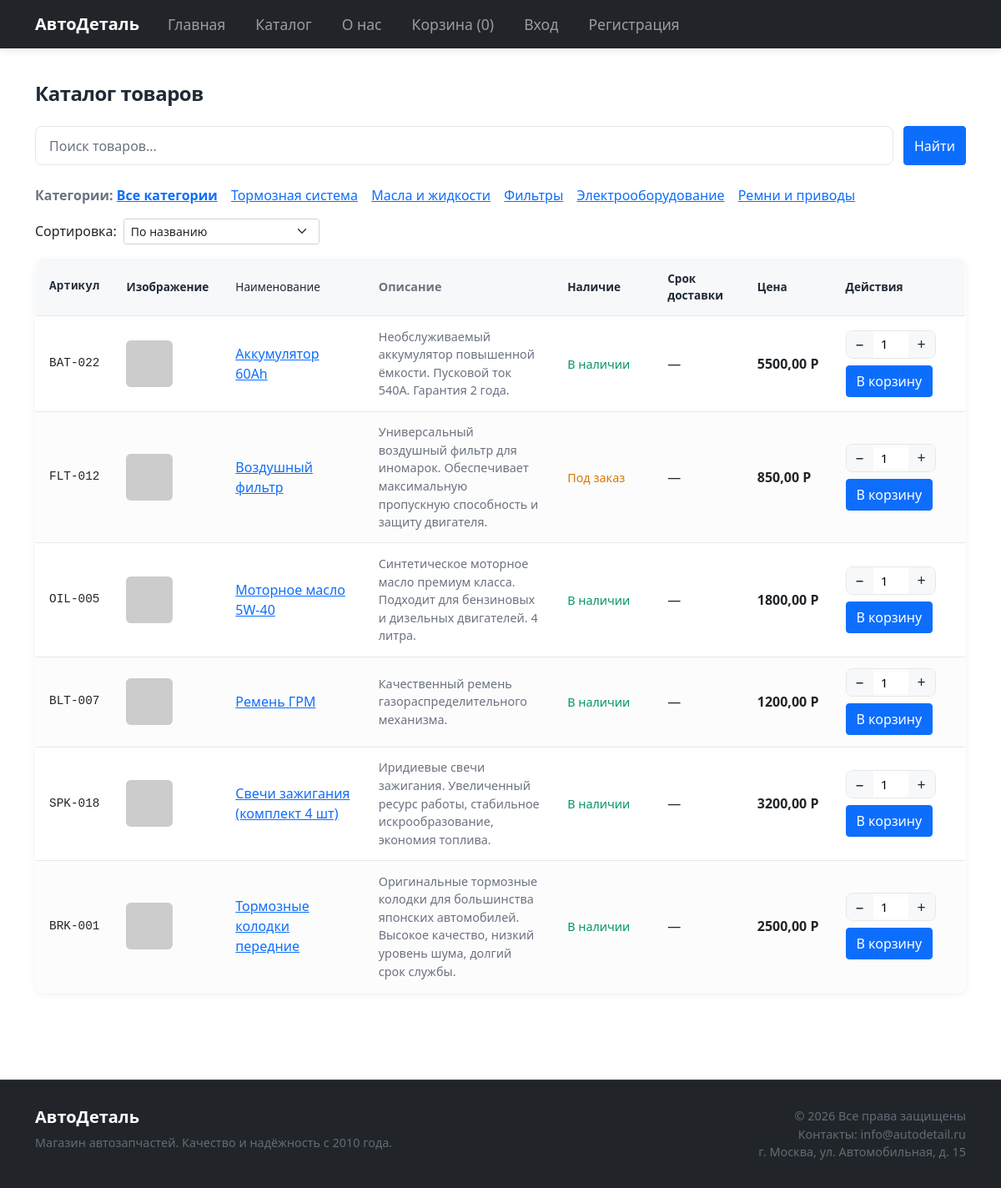
Page /catalog/ on the committed database.
### products/models.py (models this page shows, shortened)
class Category(models.Model):
    name = models.CharField(max_length=100, verbose_name='Название')
    slug = models.SlugField(unique=True, verbose_name='URL')
    description = models.TextField(verbose_name='Описание', blank=True)
    class Meta:
        verbose_name = 'Категория'
        verbose_name_plural = 'Категории'

class Product(models.Model):
    category = models.ForeignKey(
        Category,
        on_delete=models.CASCADE,
        related_name='products',
        verbose_name='Категория',
    )
    article = models.CharField(
        max_length=50,
        verbose_name='Артикул',
        blank=True,
        help_text='Например: BRK-001, OIL-005',
    )
    name = models.CharField(max_length=200, verbose_name='Название')
    slug = models.SlugField(unique=True, verbose_name='URL')
    description = models.TextField(verbose_name='Описание')
    price = models.DecimalField(
        max_digits=10,
        decimal_places=2,
        verbose_name='Цена',
    )
    image = models.ImageField(
        upload_to='products/%Y/%m/%d/',
        verbose_name='Изображение',
        blank=True,
        null=True,
    )
    stock = models.PositiveIntegerField(verbose_name='Количество на складе', default=0)
    delivery_days = models.CharField(
        max_length=50,
        verbose_name='Срок доставки при отсутствии',
        blank=True,
        help_text='Например: 3 дня',
    )
    available = models.BooleanField(default=True, verbose_name='Доступен')
    created = models.DateTimeField(auto_now_add=True, verbose_name='Создан')
    updated = models.DateTimeField(auto_now=True, verbose_name='Обновлён')
    class Meta:
        verbose_name = 'Товар'
        verbose_name_plural = 'Товары'
        ordering = ['-created']
    def get_absolute_url(self):
        return reverse('products:product_detail', args=[self.slug])
    @property
    def in_stock(self):
        return self.stock > 0

### products/views.py (the view)
# urls.py: path('catalog/', views.catalog_view, name='catalog'),
def catalog_view(request):
    products = Product.objects.filter(available=True).select_related('category')
    category_slug = request.GET.get('category')
    if category_slug:
        products = products.filter(category__slug=category_slug)
    query = request.GET.get('q')
    if query:
        products = products.filter(
            Q(name__icontains=query)
            | Q(description__icontains=query)
            | Q(article__icontains=query)
        )
    sort_by = request.GET.get('sort', 'name')
    if sort_by == 'price_asc':
        products = products.order_by('price')
    elif sort_by == 'price_desc':
        products = products.order_by('-price')
    else:
        products = products.order_by('name')
    paginator = Paginator(products, CATALOG_PAGE_SIZE)
    page = request.GET.get('page')
    try:
        products_page = paginator.page(page)
    except PageNotAnInteger:
        products_page = paginator.page(1)
    except EmptyPage:
        products_page = paginator.page(paginator.num_pages)
    context = {
        'products': products_page,
        'categories': Category.objects.all(),
        'sort': sort_by,
        'query': query or '',
        'category_slug': category_slug or '',
    }
    return render(request, 'products/catalog.html', context)

### cart/context_processors.py (called while the page is built)
def cart_total(request):
    if not hasattr(request, 'user') or not request.user:
        return {'cart_total_items': 0, 'cart': None}
    try:
        cart = get_or_create_cart(request)
        return {'cart_total_items': cart.total_items, 'cart': cart}
    except Exception:
        return {'cart_total_items': 0, 'cart': None}

### cart/views.py (called while the page is built)
def get_or_create_cart(request):
    if request.user.is_authenticated:
        cart, _ = Cart.objects.get_or_create(user=request.user)
    else:
        if not request.session.session_key:
            request.session.create()
        cart, _ = Cart.objects.get_or_create(session_key=request.session.session_key)
    return cart

### templates/products/catalog.html (shortened to what this page needs)
{% extends 'base.html' %}
{% load static %}
{% block content %}
<h1 class="page-title">Каталог товаров</h1>
<form method="get" class="search-bar">
  <input type="search" name="q" value="{{ query }}" placeholder="Поиск товаров..." aria-label="Поиск">
  <button type="submit" class="btn btn-primary">Найти</button>
</form>
{% if categories %}
<p class="filter-categories">
  <strong>Категории:</strong>
  <a href="{% url 'products:catalog' %}{% if query %}?q={{ query|urlencode }}&sort={{ sort }}{% endif %}" class="{% if not category_slug %}active{% endif %}">Все категории</a>
  {% for cat in categories %}
  <a href="{% url 'products:catalog' %}?category={{ cat.slug }}{% if query %}&q={{ query|urlencode }}{% endif %}&sort={{ sort }}" class="{% if category_slug == cat.slug %}active{% endif %}">{{ cat.name }}</a>
  {% endfor %}
</p>
{% endif %}
<div class="catalog-toolbar d-flex flex-wrap align-items-center gap-2 mb-3">
  <label class="mb-0">Сортировка:</label>
  <form method="get" class="d-flex align-items-center gap-1" id="sort-form">
    <select name="sort" class="form-select form-select-sm" style="width: auto;" onchange="this.form.submit()">
      <option value="name" {% if sort == 'name' %}selected{% endif %}>По названию</option>
    </select>
  </form>
</div>
<table class="catalog-table">
  <thead>
    <tr>
      <th class="col-article">Артикул</th>
      <th class="col-image">Изображение</th>
      <th class="col-name">Наименование</th>
      <th class="col-desc">Описание</th>
      <th class="col-availability">Наличие</th>
      <th class="col-delivery">Срок доставки</th>
      <th class="col-price">Цена</th>
      <th class="col-actions">Действия</th>
    </tr>
  </thead>
  <tbody>
    {% for product in products %}
    <tr>
      <td class="col-article">{{ product.article|default:product.id }}</td>
      <td class="col-image">
        {% if product.image %}
        <img src="{{ product.image.url }}" alt="{{ product.name }}" width="56" height="56">
        {% else %}
        <img src="https://placehold.co/56x56/e5e7eb/6b7280?text={{ product.article|default:'—' }}" alt="" width="56" height="56">
        {% endif %}
      </td>
      <td class="col-name"><a href="{{ product.get_absolute_url }}">{{ product.name }}</a></td>
      <td class="col-desc">{{ product.description|truncatewords:20 }}</td>
      <td class="col-availability">
        {% if product.in_stock %}
        <span class="availability-in">В наличии</span>
        {% else %}
        <span class="availability-order">Под заказ</span>
        {% endif %}
      </td>
      <td class="col-delivery">{% if product.delivery_days %}{{ product.delivery_days }}{% else %}—{% endif %}</td>
      <td class="col-price">{{ product.price }} Р</td>
      <td class="col-actions">
        <form method="post" action="{% url 'cart:add_to_cart' %}" class="add-to-cart-form">
          <div class="qty-control">
            <button type="button" class="qty-minus" aria-label="Уменьшить">−</button>
            <input type="number" name="quantity" value="1" min="1" max="99" aria-label="Количество">
            <button type="button" class="qty-plus" aria-label="Увеличить">+</button>
          </div>
          <button type="submit" class="btn btn-primary add-to-cart-btn">В корзину</button>
        </form>
      </td>
    </tr>
    {% empty %}
    <tr><td colspan="9" class="text-center py-4">Товаров не найдено.</td></tr>
    {% endfor %}
  </tbody>
</table>
{% endblock %}

### templates/base.html (shortened to what this page needs)
{% load static %}
<!DOCTYPE html>
<html lang="ru">
<head>
  <link rel="stylesheet" href="{% static 'css/style.css' %}">
  <link href="https://cdn.jsdelivr.net/npm/bootstrap@5.1.3/dist/css/bootstrap.min.css" rel="stylesheet">
</head>
<body>
  <header>
    <nav class="navbar navbar-expand-lg navbar-dark bg-dark">
      <div class="container">
        <a class="navbar-brand" href="{% url 'home' %}">АвтоДеталь</a>
        <div class="collapse navbar-collapse" id="navbarNav">
          <ul class="navbar-nav">
            <li class="nav-item">
              <a class="nav-link" href="{% url 'home' %}">Главная</a>
            </li>
            <li class="nav-item">
              <a class="nav-link" href="{% url 'products:catalog' %}">Каталог</a>
            </li>
            <li class="nav-item">
              <a class="nav-link" href="{% url 'about' %}">О нас</a>
            </li>
            <li class="nav-item">
              <a class="nav-link" href="{% url 'cart:cart' %}" id="cart-link">Корзина (<span id="cart-count">{{ cart_total_items|default:0 }}</span>)</a>
            </li>
            {% if user.is_authenticated %}
            <li class="nav-item">
              <a class="nav-link" href="{% url 'profile' %}">Профиль</a>
            </li>
            <li class="nav-item">
              <a class="nav-link" href="{% url 'logout' %}">Выход</a>
            </li>
            {% else %}
            <li class="nav-item">
              <a class="nav-link" href="{% url 'login' %}">Вход</a>
            </li>
            <li class="nav-item">
              <a class="nav-link" href="{% url 'register' %}">Регистрация</a>
            </li>
            {% endif %}
          </ul>
        </div>
      </div>
    </nav>
  </header>
  <main class="container my-4">
    {% block content %}{% endblock %}
  </main>
  <footer class="bg-dark text-white py-4 mt-5">
    <div class="container">
      <div class="row">
        <div class="col-md-6">
          <h5>АвтоДеталь</h5>
          <p class="mb-0">Магазин автозапчастей. Качество и надёжность с 2010 года.</p>
        </div>
        <div class="col-md-6 text-end">
          <p class="mb-0">© 2026 Все права защищены</p>
          <p class="mb-0">Контакты: info@autodetail.ru</p>
          <p class="mb-0">г. Москва, ул. Автомобильная, д. 15</p>
        </div>
      </div>
    </div>
  </footer>
</body>
</html>

### static/css/style.css (style rules this page uses)
:root { --color-primary: #2563eb; --color-primary-hover: #1d4ed8; --color-text: #1f2937; --color-text-muted: #6b7280; --color-bg: #ffffff; --color-bg-light: #f7f8fa; --color-border: #e5e7eb; --color-success: #059669; --color-warning: #d97706; --font-sans: -apple-system, BlinkMacSystemFont, "Segoe UI", Roboto, "Helvetica Neue", Arial, sans-serif; --max-width: 1200px; --header-bg: #fafafa; }
* { box-sizing: border-box; }
body { margin: 0; font-family: var(--font-sans), 'Arial', sans-serif; font-size: 16px; line-height: 1.6; color: var(--color-text); background: var(--color-bg); min-height: 100vh; display: flex; flex-direction: column; -webkit-font-smoothing: antialiased; }
a { color: var(--color-primary); text-decoration: none; }
main { max-width: var(--max-width); margin: 0 auto; padding: 2rem 1.5rem; min-height: calc(100vh - 180px); flex: 1; }
h1 { font-size: 1.75rem; margin: 0 0 1.5rem; color: var(--color-text); }
p { margin: 0 0 0.75rem; color: var(--color-text-muted); }
.btn { display: inline-flex; align-items: center; justify-content: center; gap: 0.5rem; padding: 0.6rem 1.25rem; font-size: 1rem; font-family: inherit; font-weight: 500; border: none; border-radius: 8px; cursor: pointer; text-decoration: none; transition: background 0.2s ease, transform 0.15s ease, box-shadow 0.2s ease; }
.btn-primary { background: var(--color-primary); color: white; }
.page-title { font-size: 1.5rem; margin: 0 0 1.5rem; font-weight: 600; letter-spacing: -0.02em; }
.search-bar { display: flex; gap: 0.75rem; margin-bottom: 1.5rem; flex-wrap: wrap; }
.search-bar input { flex: 1; min-width: 180px; padding: 0.65rem 1rem; border: 1px solid var(--color-border); border-radius: 8px; font-size: 1rem; transition: border-color 0.2s ease, box-shadow 0.2s ease; }
.search-bar input::placeholder { color: var(--color-text-muted); }
.filter-categories { margin-bottom: 1rem; }
.filter-categories a { margin-right: 0.75rem; }
.filter-categories a.active { font-weight: 600; }
.catalog-table { width: 100%; border-collapse: collapse; background: var(--color-bg); border-radius: 10px; overflow: hidden; box-shadow: 0 2px 8px rgba(0, 0, 0, 0.06); border: 1px solid var(--color-border); }
.catalog-table th, .catalog-table td { padding: 0.85rem 1rem; text-align: left; border-bottom: 1px solid var(--color-border); }
.catalog-table th { background: var(--color-bg-light); font-weight: 600; font-size: 0.85rem; color: var(--color-text); }
.catalog-table tbody tr { transition: background 0.15s ease; }
.catalog-table .col-article { width: 90px; font-family: monospace; font-size: 0.9rem; }
.catalog-table .col-image { width: 70px; }
.catalog-table .col-image img { width: 56px; height: 56px; object-fit: cover; border-radius: 6px; background: var(--color-border); }
.catalog-table .col-name { font-weight: 500; color: var(--color-text); }
.catalog-table .col-desc { max-width: 280px; font-size: 0.9rem; color: var(--color-text-muted); }
.catalog-table .col-availability { width: 120px; }
.availability-in { color: var(--color-success); font-size: 0.9rem; }
.availability-order { color: var(--color-warning); font-size: 0.9rem; }
.catalog-table .col-price { font-weight: 600; white-space: nowrap; }
.catalog-table .col-actions { width: 160px; }
.qty-control { display: inline-flex; align-items: center; border: 1px solid var(--color-border); border-radius: 8px; margin-bottom: 0.5rem; overflow: hidden; }
.qty-control button { width: 32px; height: 32px; border: none; background: var(--color-bg-light); cursor: pointer; font-size: 1.1rem; line-height: 1; color: var(--color-text); transition: background 0.15s ease; }
.qty-control input { width: 42px; border: none; text-align: center; font-size: 0.95rem; }
.add-to-cart-btn { display: inline-flex; align-items: center; gap: 0.35rem; padding: 0.4rem 0.75rem; font-size: 0.9rem; }
.navbar-brand { font-weight: bold; font-size: 1.5rem; transition: opacity 0.2s ease; }
.nav-link { font-size: 1.1rem; margin: 0 10px; transition: opacity 0.2s ease; }
footer { margin-top: auto; border-top: 1px solid rgba(255, 255, 255, 0.1); }
footer .container { padding-top: 0.5rem; padding-bottom: 0.5rem; }
footer h5 { font-weight: 600; margin-bottom: 0.5rem; }
footer p { opacity: 0.9; font-size: 0.9rem; }
.navbar { box-shadow: 0 2px 10px rgba(0, 0, 0, 0.1); }
main.container { padding-top: 1rem; padding-bottom: 2rem; }

### rows in the picture
Category: name "Тормозная система"
Category: name "Масла и жидкости"
Category: name "Фильтры"
Category: name "Электрооборудование"
Category: name "Ремни и приводы"
Product: article "BAT-022", name "Аккумулятор 60Ah", description "Необслуживаемый аккумулятор повышенной ёмкости. Пусковой ток 540А. Гарантия 2 года.", stock "В наличии", price "5500,00"
Product: article "FLT-012", name "Воздушный фильтр", description "Универсальный воздушный фильтр для иномарок. Обеспечивает максимальную пропускную способность и защиту двигателя.", stock "Под заказ", price "850,00"
Product: article "OIL-005", name "Моторное масло 5W-40", description "Синтетическое моторное масло премиум класса. Подходит для бензиновых и дизельных двигателей. 4 литра.", stock "В наличии", price "1800,00"
Product: article "BLT-007", name "Ремень ГРМ", description "Качественный ремень газораспределительного механизма.", stock "В наличии", price "1200,00"
Product: article "SPK-018", name "Свечи зажигания (комплект 4 шт)", description "Иридиевые свечи зажигания. Увеличенный ресурс работы, стабильное искрообразование, экономия топлива.", stock "В наличии", price "3200,00"
Product: article "BRK-001", name "Тормозные колодки передние", description "Оригинальные тормозные колодки для большинства японских автомобилей. Высокое качество, низкий уровень шума, долгий срок службы.", stock "В наличии", price "2500,00"

### other values in the picture
{{ cart_total_items|default:0 }} "0"
